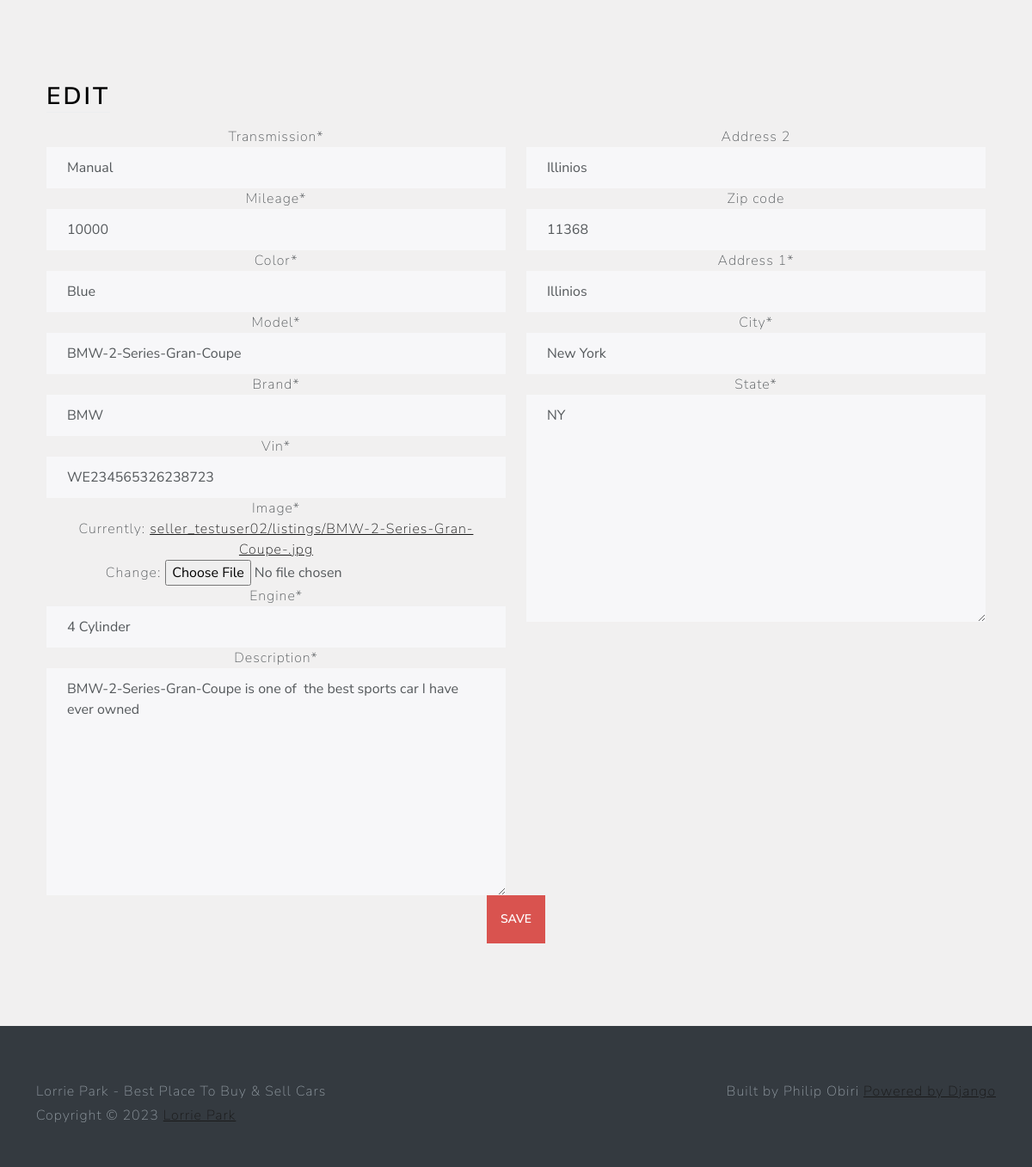
Page /listing/95292e9c200245af8bdfcc9c3110a92a/edit/ (signed in) on the committed database.
### main/models.py (models this page shows, shortened)
class Listing(models.Model):
    id = models.UUIDField(
        primary_key=True, default=uuid.uuid4, unique=True, editable=False
    )
    created_at = models.DateTimeField(auto_now_add=True)
    updated_at = models.DateTimeField(auto_now=True)
    seller = models.ForeignKey(Profile, on_delete=models.CASCADE)
    brand = models.CharField(max_length=24, choices=CARS_BRANDS, default=None)
    model = models.CharField(max_length=64)
    vin = models.CharField(
        max_length=17,
    )
    mileage = models.IntegerField(default=0)
    color = models.CharField(max_length=24, default=None)
    description = models.TextField()
    engine = models.CharField(
        max_length=24,
    )
    transmission = models.CharField(
        max_length=24, choices=TRANSMISSION_OPTIONS, default=None
    )
    location = models.OneToOneField(Location, on_delete=models.SET_NULL, null=True)
    image = models.ImageField(upload_to=user_listing_path)

### users/models.py (models this page shows, shortened)
class Location(models.Model):
    address_1 = models.CharField(max_length=128)
    address_2 = models.CharField(max_length=128, blank=True)
    city = models.CharField(max_length=100)
    state = USStateField(default="NY")
    zip_code = USZipCodeField(blank=True)

### main/views.py (the view)
# urls.py: path("listing/<str:id>/edit/", edit_view, name="edit"),
@login_required
def edit_view(request, id):
    try:
        listing = Listing.objects.get(id=id)
        if listing is None:
            raise Exception
        if request.method == "POST":
            listing_form = ListingForm(request.POST, request.FILES, instance=listing)
            location_form = LocationForm(request.POST, instance=listing)
            if listing_form.is_valid() and location_form.is_valid():
                listing_form.save()
                location_form.save()
                messages.success(request, f"Listing {id} updated successfully !")
                return redirect("home")
            else:
                messages.error("An error occurred while trying to edit the listing !")
                return reload()
        else:
            listing_form = ListingForm(instance=listing)
            location_form = LocationForm(instance=listing.location)
    except Exception as e:
        messages.error(
            request, f"An error occurred while trying to access the application"
        )
    return render(
        request,
        "views/edit.html",
        {
            "listing_form": listing_form,
            "location_form": location_form,
        },
    )

### main/forms.py
class ListingForm(forms.ModelForm):
    class Meta:
        model = Listing
        fields = {
            "description",
            "brand",
            "model",
            "vin",
            "mileage",
            "color",
            "engine",
            "transmission",
            "image",
        }

### users/forms.py
class LocationForm(forms.ModelForm):
    address_1 = forms.CharField(required=True)
    zip_code = USZipCodeField(required=True)
    class Meta:
        model = Location
        fields = {"address_1", "address_2", "city", "state", "zip_code"}

### main/templates/views/edit.html (shortened to what this page needs)
{% extends 'base/base.html' %}
{% load static %}
{% load crispy_forms_tags %}
{% block 'body' %}
<div class="container-fluid text-center py-5">
    <div class="container px-4 py-5">
        <div class="row g-4">
            <div class="col d-flex align-items-start">
                <div>
                    <h2 class="mb-3 border-bottom" style="color: black">Edit</h2>
                </div>
            </div>
        </div>
        <form action="" method="post" enctype="multipart/form-data">
            <div class="row">
                <div class="col-6">
                    {{ listing_form|crispy }}
                </div>
                <div class="col-6">
                    {{ location_form|crispy }}
                </div>
            </div>
            <button class="btn btn-lg btn-danger" type="submit">Save</button>
        </form>
    </div>
</div>
{% endblock %}

### main/static/css/style.css (style rules this page uses)
html, body { height: 100%; }
body { align-items: center; padding-bottom: 40px; background-color: #f1f0f0; }
.h2, h2 { color: white; }

### rows in the picture
Listing: transmission "Manual", mileage "10000", color "Blue", model "BMW-2-Series-Gran-Coupe", brand "BMW", vin "WE234565326238723", engine "4 Cylinder", description "BMW-2-Series-Gran-Coupe is one of the best sports car I have ever owned"
Location: address_2 "Illinios", zip_code "11368", address_1 "Illinios", city "New York", state "NY"
